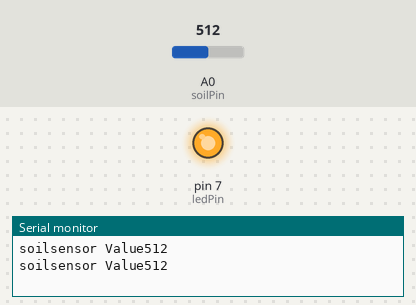
Recording of a sketch running on a simulated Arduino Uno, built with avr-gcc and run on an emulated ATmega328P. On the bench: output pins drawn as LEDs (lit = HIGH), the last lines printed to the serial monitor. The inputs (shaded band) are chosen by the test bench; at power-on: A0 (soilPin) = 512.

Above: at 2.8 s.
2.9 s: A0 (soilPin) set to 214
5.6 s: A0 (soilPin) set to 188
At 7.4 s:
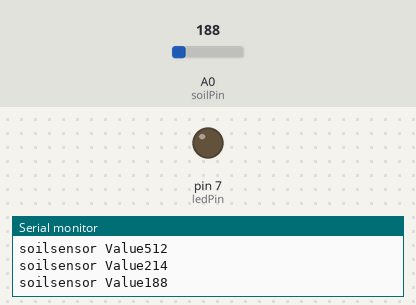
8.3 s: A0 (soilPin) set to 210
At 10.5 s:
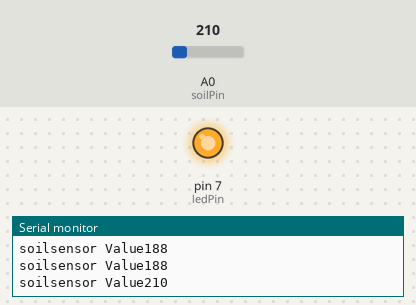
11.5 s: A0 (soilPin) set to 190
At 13.2 s:
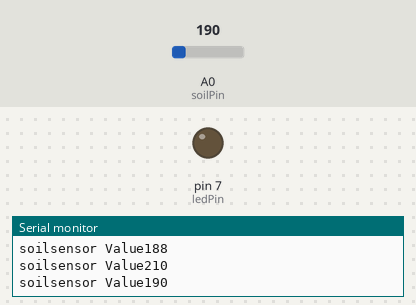
Timing chart, 0 to 14.7 s (numbered marks = the images above; inputs shaded):
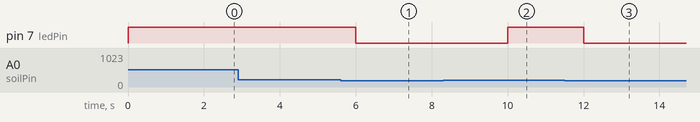

Measured:
- the behaviour switches between 200 and 199 on A0 (soilPin) (found by bisection; images 0 and 1)
- after the input at 5.6 s, pin 7 (ledPin): HIGH → LOW after 0.40 s
- after the input at 8.3 s, pin 7 (ledPin): LOW → HIGH after 1.7 s
- after the input at 11.5 s, pin 7 (ledPin): HIGH → LOW after 0.50 s

The sketch:

SOIL-SENSOR.ino
```cpp
int soilPin=A0;
int ledPin=7;
void setup()
{
 pinMode(ledPin,OUTPUT);
 Serial.begin(9600);
}

void loop()
{
 int sensorValue=analogRead(soilPin);
 Serial.print("soilsensor Value");
 Serial.println(sensorValue);
 if(sensorValue>=200)
 {
   digitalWrite(ledPin, HIGH);
   delay(1000);
   }
 else
 {
   digitalWrite(ledPin, LOW);
   delay(1000);
 }
 delay(1000);
}
```
